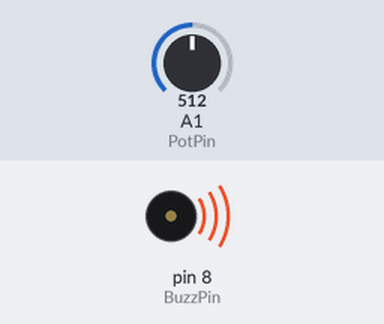
The sketch below on a simulated Arduino Uno, built with avr-gcc and run on an emulated ATmega328P. On the bench: buzzer (waves = sounding). The inputs (shaded band) are chosen by the test bench; at power-on: A1 (PotPin) = 512.

Above: at 0.1 s.
Timing chart, 0 to 1.6 s (numbered marks = the images above):
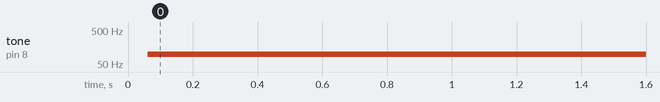

Measured:
- by itself, tone on pin 8 (BuzzPin): silent → 98 Hz at 0.06 s

The sketch:

Tone_Changing___of_Active_Buzzer.ino
```cpp
int BuzzPin=8;
int PotVal;
int toneVal;
int PotPin=A1;


void setup() {
  // put your setup code here, to run once:
  pinMode(BuzzPin,OUTPUT);
  pinMode(PotPin,INPUT);
}

void loop() {
  // put your main code here, to run repeatedly:
  PotVal=analogRead(PotPin);
  toneVal=(((9940./1023.)*PotVal)+60);
  digitalWrite(BuzzPin,HIGH);
  delayMicroseconds(toneVal);
  digitalWrite(BuzzPin,LOW);
  delayMicroseconds(toneVal);

}
```
